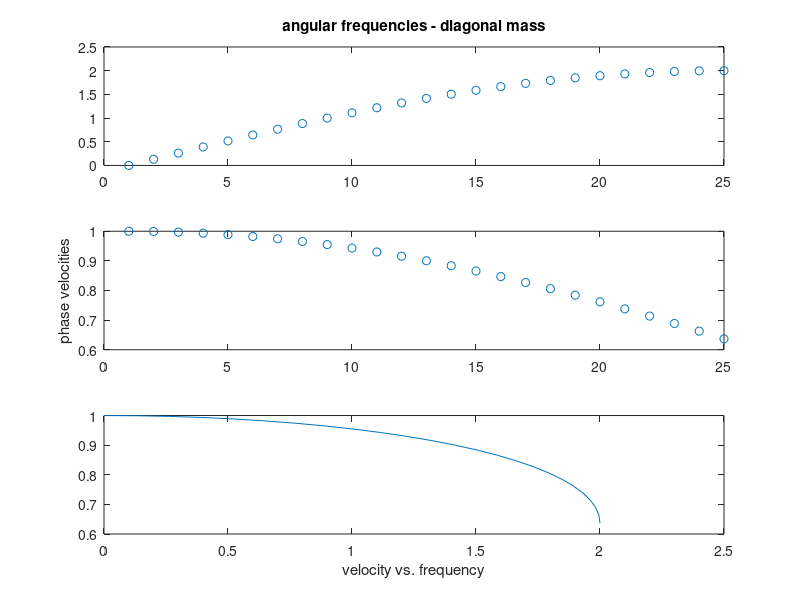
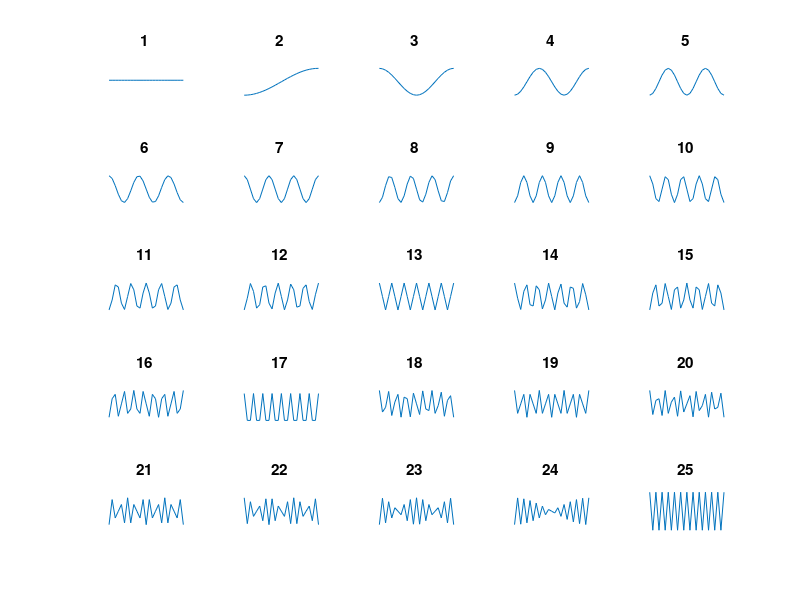
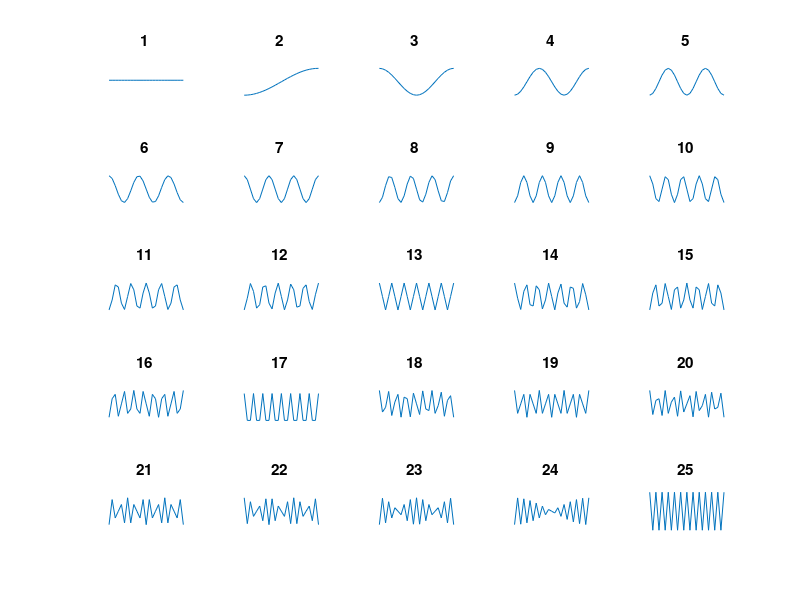

The MATLAB script that drew these images, in order:
clear 
kmax=24; 
imax=kmax+1; 
icons = input('consistent or diagonal? enter (1 or 0) ... '); 
xmec=[2 1; 1 2]; 
xmed=[3 0; 0 3]; 
if icons == 1, 
    label = ['consistent mass']; 
    xme = xmec; 
else
    label = ['diagonal mass'];
    xme = xmed; 
end
xke=[1 -1; -1 1]; 
loclam=eig(xke,xme); 
disp([loclam sqrt(6*real(loclam))]); 
xm=zeros(imax); xk=zeros(imax); 
for k=1:kmax ic(1) = k; 
    ic(2) = k + 1; 
    xm(ic,ic) = xm(ic,ic) + xme; 
    xk(ic,ic) = xk(ic,ic) + xke; 
end
[ve ei] = eig(xk,xm); 
omstar=sqrt(6*(diag(ei))); 
omstar=real(omstar); 
[omstarsort,ii]=sort(omstar); 
omstarsort(1)=0; 
for i=2:kmax+1 
    ckstar(i)=omstarsort(i)*kmax/((i-1)*pi); 
end; 
ckstar(1)=1;

figure(1) 
subplot(3,1,1); 
tt = ['angular frequencies - ' label]; 
plot(omstarsort','o'); 
title(tt) 
subplot(3,1,2); 
plot(ckstar','o'); 
ylabel('phase velocities') 
subplot(3,1,3); 
plot(omstarsort,ckstar); 
xlabel('velocity vs. frequency') 
str_icons = int2str(icons); 
file_name = ['disp2w1' str_icons]; 
% print('-deps', file_name); 
print('-dmeta', file_name);

figure(2) 
for i=1:imax 
    subplot(5,5,i) 
    plot(ve(:,ii(i))); 
    axis('off') 
    title(int2str(i)); 
end
text(-3,-1,label); 
str_icons = int2str(icons); 
% file_name = ['disp2w2' str_icons]; 
print('-deps', file_name); 
print('-dmeta', file_name);